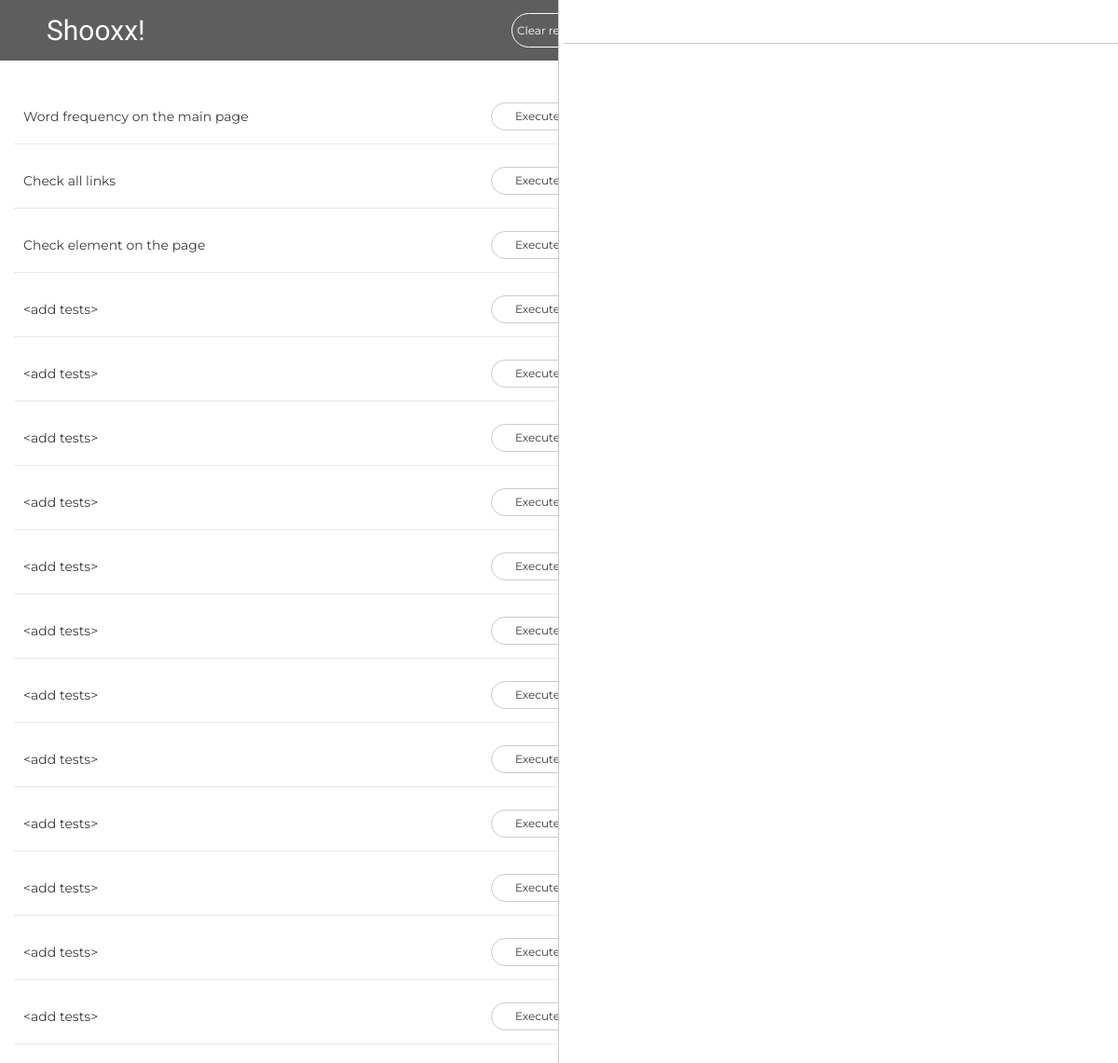
/cleartests/, run on the app's committed database.
### tasks/models.py (models this page shows, shortened)
class Task(models.Model):
    title = models.CharField(max_length=200, default='<add tests>')
    test_name = models.CharField(max_length=200, default='runtest')
    result = models.CharField(max_length=200, blank=True)
    log = models.CharField(max_length=1000, blank=True, default='empty log')
    active = models.BooleanField(default=False)

### tasks/views.py (the view)
# urls.py: path('cleartests/', views.cleartests),
def cleartests(request):
    Task.objects.all().update(result='', log='', active=False)
    return render(request, 'tasks/list.html', {'tasks': Task.objects.all()})

### tasks/templatetags/custom_tags.py (called while the page is built)
@register.filter  # register the template filter with django
def split_value(value):  # Only one argument.
    print('The value is %s with type %s' % (value, type(value)))
    return '' if value is None else value.split('|')

### tasks/templates/tasks/list.html (shortened to what this page needs)
{% load static %}
{% load custom_tags %}
<link rel="stylesheet" href="https://stackpath.bootstrapcdn.com/bootstrap/4.3.1/css/bootstrap.min.css"
>
<link rel="stylesheet" type="text/css" href="{% static 'css/style.css' %}">
<div class="split left">
    <form method="get" class="item-row-logo">
        <div class="flexbox-logo">
            <span class="flex-title-logo">Shooxx!</span>
            <input class="btn-main-logo btn-run" value="Clear results" type="submit" name="clear">
        </div>
     </form>
    <div class="center-column">
        {% for task in tasks %}
        <form method="get" class="item-row-main item-row-test {% if task.active == True %} item-row-active {% endif %}">
            <div class="flexbox">
                <span class="flex-title">{{task.title}}</span>
                {% if task.result == "" %}
                    <input class="btn-main btn-run" value="Execute" type="submit" name="{{task.test_name}}">
                {% elif task.result == "Pass" %}
                    <input class="btn-main btn-run btn-pass" value="{{task.result}}" type="submit" name="{{task.test_name}}">
                {% else %}
                    <input class="btn-main btn-run btn-fail" value="{{task.result}}" type="submit" name="{{task.test_name}}">
                {% endif %}
            </div>
        </form>
        {% endfor %}
    </div>
</div>
<div class="split right">
    <div class="center-column">
        <hr class="split-title">
    </div>
</div>

### static/css/style.css (style rules this page uses)
.split { height: 100%; width: 50%; position: fixed; z-index: 1; top: 0; overflow-x: hidden; }
.left { left: 0; background-color: white; border-right: 1px solid #CCCCCC; }
.right { padding-top: 20px; right: 0; background-color: white; }
.center-column { width:800px; margin: 5px auto; padding: 5px; }
.item-row-main { margin: 10px; padding: 10px; color: #3B3B3B; font-size: 14px; }
.item-row-logo { overflow: auto; background-color: #5E5E5E; color: white; }
.item-row-test { border-bottom: 1px solid #E8E8E8; }
.btn-main { background-color: white; border: .1px solid #CCCCCC; border-radius: 30px; color: #3B3B3B; padding: 5px; text-align: center; text-decoration: none; display: inline-block; font-size: 12px; margin: 4px 2px; }
.btn-run { width: 100px; display: inline-block; }
.btn-main-logo { background-color: #5E5E5E; border: .1px solid white; border-radius: 30px; color: #3B3B3B; padding: 5px; text-align: center; text-decoration: none; display: inline-block; color: white; font-family: 'Montserrat', sans-serif; font-size: 12px; margin: 4px 2px; }
.flexbox { display: flex; }
.flex-title { flex: 0 0 500px; align-self: center; }
.flexbox-logo { display: flex; font-family: 'Special Elite', cursive; font-size: 30px; padding: 10px; padding-left: 50px; }
.flex-title-logo { flex: 0 0 497px; align-self: center; }
hr.split-title { border-top: 1px solid #CCCCCC; }

### data on the page
Task: title "Word frequency on the main page"
Task: title "Check all links"
Task: title "Check element on the page"
Task: title "<add tests>"
Task: title "<add tests>"
Task: title "<add tests>"
Task: title "<add tests>"
Task: title "<add tests>"
Task: title "<add tests>"
Task: title "<add tests>"
Task: title "<add tests>"
Task: title "<add tests>"
Task: title "<add tests>"
Task: title "<add tests>"
Task: title "<add tests>"
